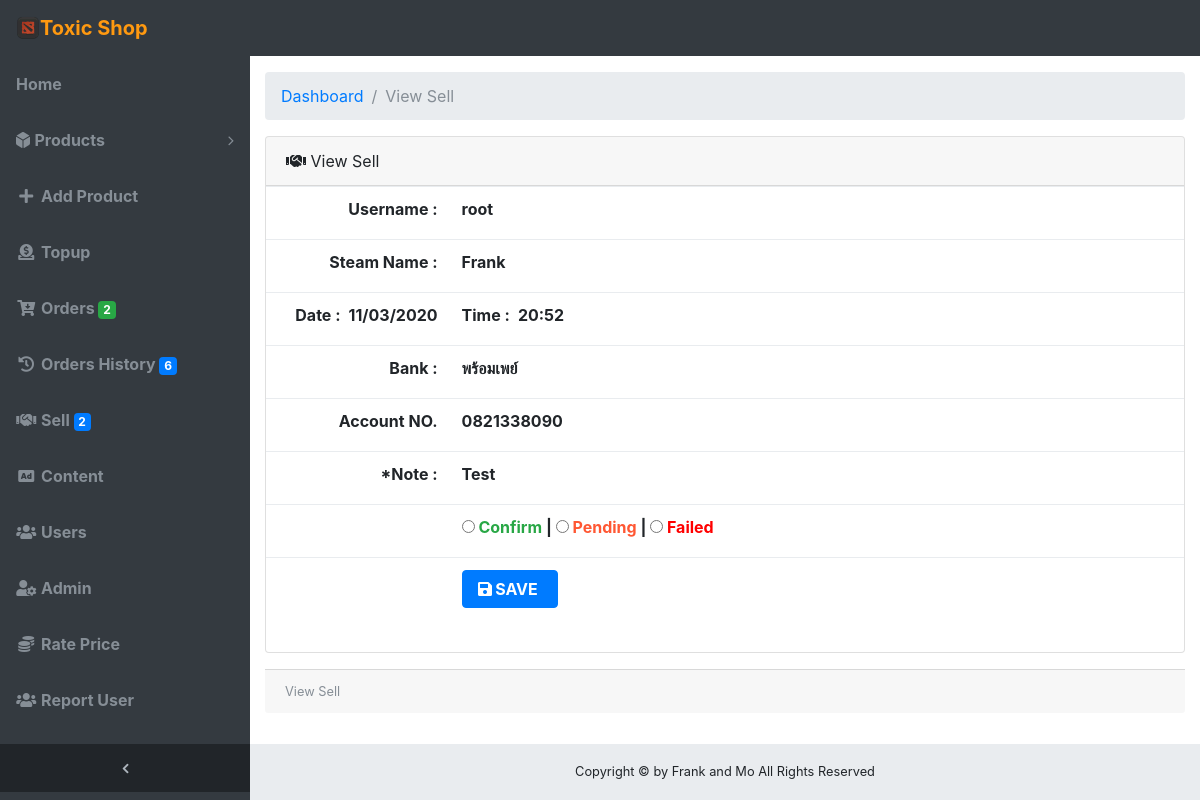
Page /dashboard/sell_edit.php?id=1 (signed in) on the committed database.
### tables this page shows
CREATE TABLE `sell` (
  `sell_id` int(7) NOT NULL,
  `sell_uid` int(10) NOT NULL,
  `sell_steam` varchar(255) NOT NULL,
  `sell_bank` varchar(100) NOT NULL,
  `sell_bankacc` varchar(20) NOT NULL,
  `sell_date` date NOT NULL,
  `sell_time` time NOT NULL,
  `sell_remark` varchar(255) NOT NULL,
  `sell_status` varchar(1) NOT NULL
);

CREATE TABLE `users` (
  `u_id` int(10) NOT NULL,
  `username` varchar(100) NOT NULL,
  `password` varchar(100) NOT NULL,
  `name` varchar(255) NOT NULL,
  `email` varchar(255) NOT NULL,
  `link` text NOT NULL,
  `status` varchar(1) NOT NULL DEFAULT '0',
  `date` datetime NOT NULL,
  `point` varchar(255) NOT NULL DEFAULT '0'
);

### dashboard/sell_edit.php (the view, shortened to what this page needs)
<?php
  require_once '../config/check.php';
  require_once '../config/connectdb.php';
  $sqleselledit= "SELECT * FROM sell AS t1 INNER JOIN users AS t2 ON (t1.sell_uid = t2.u_id) Where t1.sell_id = '".$_GET['id']."'";
  $resulteselledit = mysqli_query($conn,$sqleselledit);
  $dataeselledit = mysqli_fetch_array($resulteselledit);
?>
<!DOCTYPE html>
<html lang="en">
  <head>
    <link href="vendor/bootstrap/css/bootstrap.min.css" rel="stylesheet">
  <link rel="stylesheet" href="https://use.fontawesome.com/releases/v5.7.2/css/all.css">
    <link href="vendor/datatables/dataTables.bootstrap4.css" rel="stylesheet">
    <link href="css/sb-admin.css" rel="stylesheet">
  </head>
  <body class="fixed-nav sticky-footer bg-dark" id="page-top">
    <?php require_once 'navbar.php'; ?>
    <ul class="navbar-nav sidenav-toggler">
          <li class="nav-item">
            <a class="nav-link text-center" id="sidenavToggler">
              <i class="fa fa-fw fa-angle-left"></i>
            </a>
          </li>
        </ul>
      </div>
    </nav>
    <div class="content-wrapper">
      <div class="container-fluid">
        <ol class="breadcrumb">
          <li class="breadcrumb-item">
            <a href="index.php">Dashboard</a>
          </li>
          <li class="breadcrumb-item active">View Sell</li>
        </ol>
        <div class="card mb-3">
          <div class="card-header">
            <i class="fas fa-handshake"></i>
            View Sell
          </div>
            <form method="post" action="" enctype="multipart/form-data">
            <div class="table-responsive">
              <table class="table " width="50%" cellspacing="0">
                <tbody>
                  <tr>
                    <td width="20%" align="right">  <label><b>Username :</b></label></td>
                    <td width="80%" ><label for="u_status"><b><?php echo $dataeselledit['username'];?></b></label></td>
                  </tr>
                  <tr>
                    <td width="20%" align="right">  <label><b>Steam Name :</b></label></td>
                    <td width="80%" ><label for="u_status"><b><?php echo $dataeselledit['sell_steam'];?></b></label></td>
                  </tr>
                  <tr>
                    <td width="20%" align="right">  <label for="email"><b>Date :  </b></label><label>&ensp;<b><?php echo date('d/m/Y',strtotime($dataeselledit["sell_date"])); ?></b></label></td>
                    <td width="80%" ><label for="email"><b>Time : </b></label><label>&ensp;<b><?php echo date('H:i',strtotime($dataeselledit["sell_time"])); ?></b></label></td>
                  </tr>
                  <tr>
                    <td width="20%" align="right">  <label><b>Bank :</b></label></td>
                    <td width="80%" ><label for="u_status"><b><?php echo $dataeselledit['sell_bank'];?></b></label></td>
                  </tr>
                  <tr>
                    <td width="20%" align="right">  <label><b>Account NO.</b></label></td>
                    <td width="80%" ><label for="u_status"><b><?php echo $dataeselledit['sell_bankacc'];?></b></label></td>
                  </tr>
                  <tr>
                    <td width="20%" align="right">  <label><b>*Note :</b></label></td>
                    <td width="80%" ><label for="u_status"><b><?php echo $dataeselledit['sell_remark'];?></b></label></td>
                  </tr>
                  <tr>
                    <td width="20%" align="right"></td>
                    <td width="80%" ><b>
                        <input name="status_o" type="radio" value="2" required> <label for="confirm"><font color="#28a745">Confirm </font></label> <label for="|">|</label>
                        <input name="status_o" type="radio" value="1" required> <label for="pending"><font color="#FF5733">Pending </font></label> <label for="|">|</label>
                        <input name="status_o" type="radio" value="3" required> <label for="failed"><font color="#FF0000">Failed </font></label> </b>
                  </td>
                  </tr>
                  <tr>
                  <td></td>
                    <td align="left"><button id="submit" name="submit" class="btn btn-primary"><i class="fas fa-save fa-fw"></i><b>SAVE &nbsp;</b></button></td>
                  </tr>
                </tbody>
    </table>
    </div>
    </form>
          </div>
          <div class="card-footer small text-muted">
          View Sell
          </div>
        </div>
      </div>
    <?php require_once 'footer.php'; ?>
  </body>
</html>

### dashboard/css/sb-admin.css (style rules this page uses)
html { position: relative; min-height: 100%; }
body.sticky-footer { margin-bottom: 56px; }
body.sticky-footer .content-wrapper { min-height: calc(100vh - 56px - 56px); }
body.fixed-nav { padding-top: 56px; }
.content-wrapper { min-height: calc(100vh - 56px); padding-top: 1rem; }
#mainNav .navbar-collapse .navbar-nav .nav-item .nav-link { cursor: pointer; }
#mainNav .navbar-collapse .sidenav-toggler { display: none; }
#mainNav.fixed-top .sidenav-toggler { display: none; }
@media (min-width: 992px) { #mainNav.fixed-top .sidenav-toggler { position: absolute; top: 0; left: 0; display: flex; overflow-x: hidden; overflow-y: auto; -webkit-flex-direction: column; -ms-flex-direction: column; flex-direction: column; margin-top: calc(100vh - 56px); } }
@media (min-width: 992px) { #mainNav.fixed-top .sidenav-toggler > .nav-item { width: 250px; padding: 0; } }
@media (min-width: 992px) { #mainNav.fixed-top .sidenav-toggler > .nav-item > .nav-link { padding: 1em; } }
#mainNav.fixed-top.navbar-dark .sidenav-toggler { background-color: #212529; }
#mainNav.fixed-top.navbar-dark .sidenav-toggler a i { color: #adb5bd; }
.content-wrapper { overflow-x: hidden; background: white; }
@media (min-width: 992px) { .content-wrapper { margin-left: 250px; } }
#sidenavToggler i { font-weight: 800; }

### rows in the picture
sell: users.username "root", sell_steam "Frank", sell_date "11/03/2020", sell_time "20:52", sell_bank "พร้อมเพย์", sell_bankacc "0821338090", sell_remark "Test"

### other values in the picture
$datacount['total'] "2"
$datacount1['total1'] "6"
$datacount2['total2'] "2"
